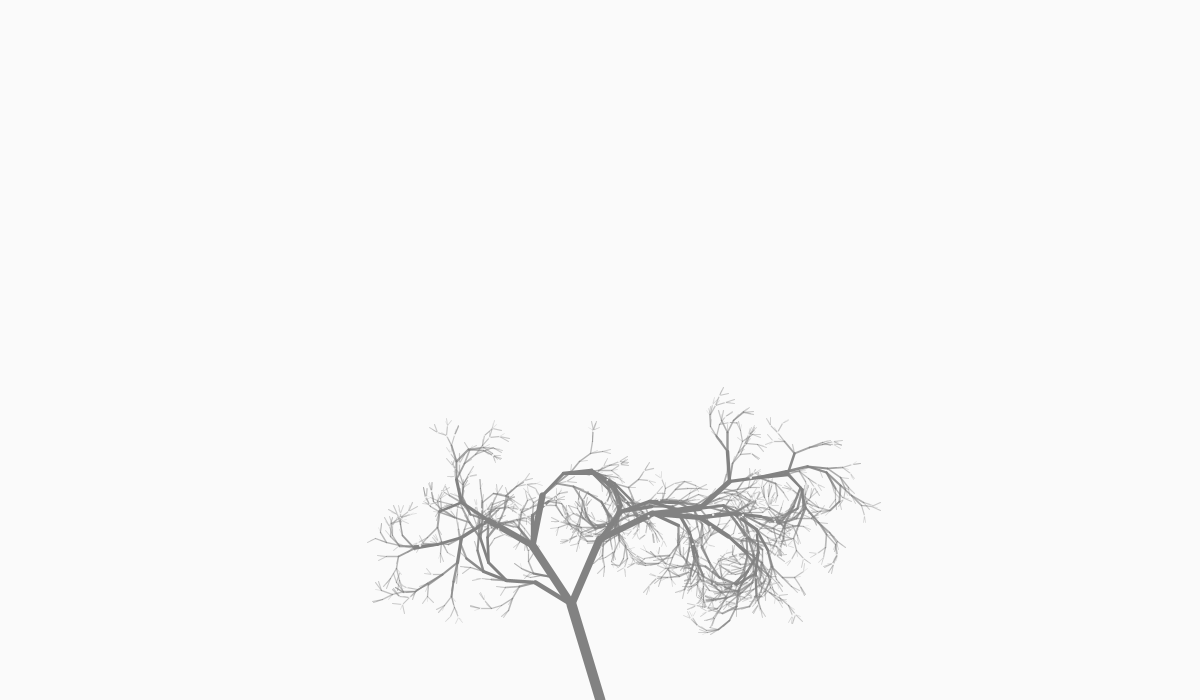
Frame 1 (no input)
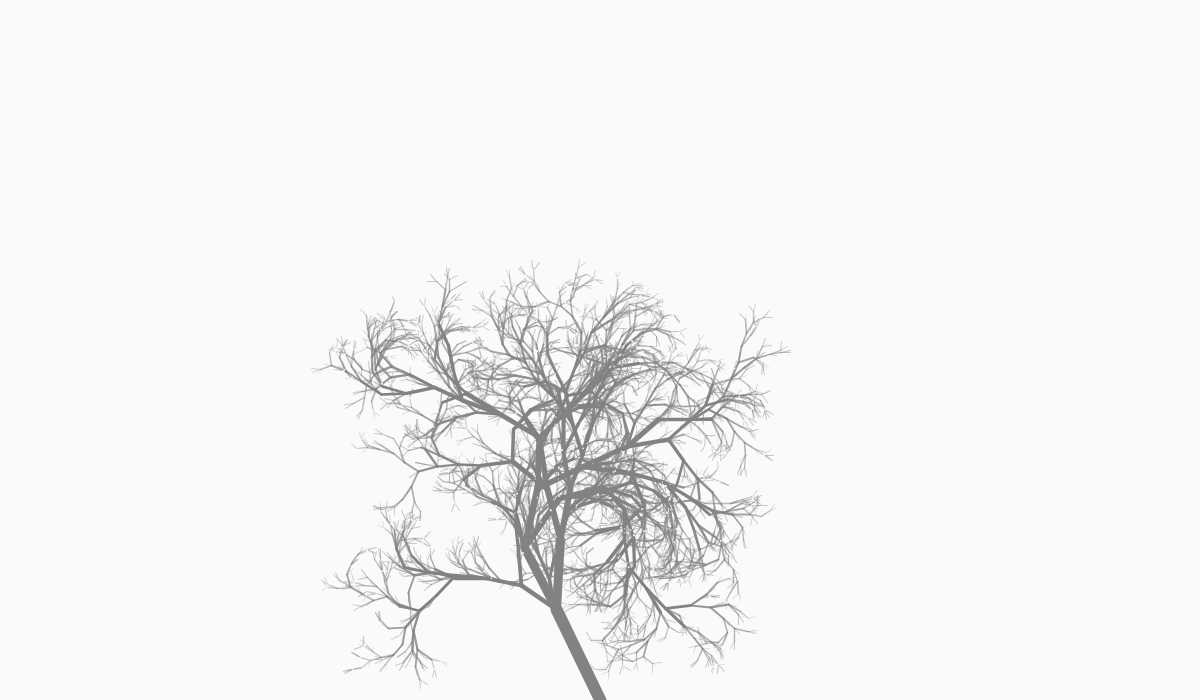
Frame 2 (the mouse pressed at the canvas centre, redrawn once)

The Processing sketch that drew these frames (run headless with seeded random() and noise(); the mouse was pressed at the canvas centre and the sketch redrawn once):

// Processing sketch: processing_94408
// ── processing_94408.pde

float theta = radians(26);

  float c=noise(10);
float xnoise;

void setup() {
  size(1200,700);
  noLoop();
}
void draw(){
  
  background(250,180);
  translate(width/2,height);
  split(100);
  
  
}


void split(float len) {

  float a= random(0.6,1.3);
  float b= random(0.6,0.99);
  float d= random(7,9);
  float e= random(-1.5,1.5);
  
  stroke(130,len*11);
  
  
  strokeWeight(len/d*0.9);

  rotate(theta*e*0.8);

  line(0,0,0,-len);
  translate(0,-len);



  if (len > 10) { 

    pushMatrix();
    rotate(theta*e);
    strokeWeight(len/d*0.7);

    split(len*b);
    popMatrix();

    pushMatrix();
    rotate(theta*e*b);
    split(len*b*0.6);
    popMatrix();

    
    if( a>0.7){
    pushMatrix();
    rotate(theta*a);
    strokeWeight(len/d*0.8);

    split(len*b);
    popMatrix();
    
    }
    
    
    if( len>60){
        translate(e,-a*2);
    strokeWeight(len/d*0.6);

     pushMatrix();
    rotate(theta*c);
    split(len*c);
    popMatrix();
    }
    
    if(len<11){
      noStroke();
      fill(250,230);
      ellipse(0,0,a*2,a*2);
    }
      
    
  }
  
  
  if(len<10){
  
   
  }
  
}




void mousePressed(){
  
 redraw(); 
}
